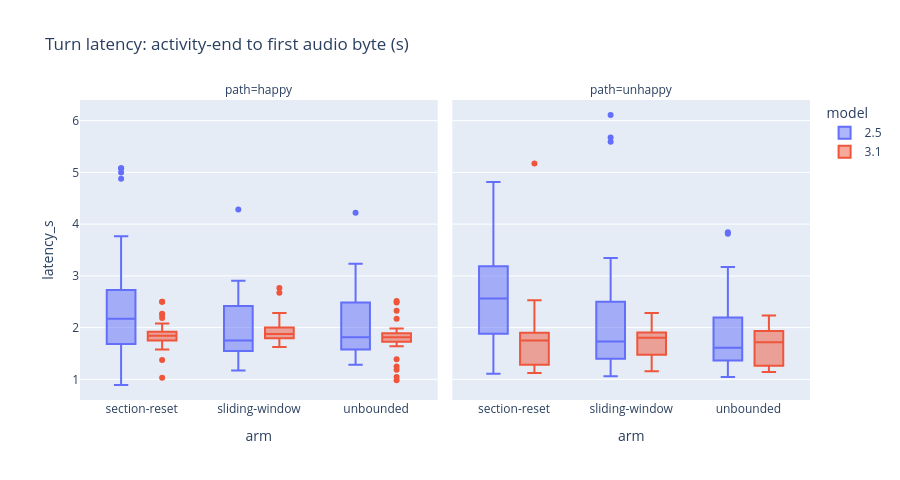

This figure's notebook cell:
### Markdown cell above
## 5. Latency

Per-turn responsiveness by arm (the metric a voice product lives on). Two
verified facts: **eviction events cost nothing in latency** (medians flat
before/after first eviction; the lib's split method), and section restarts add
their own pause at boundaries (not shown here: the restart greeting wait).
2.5 vs 3.1 medians are close on this harness; the production complaint about
3.1 is its end-to-end audio-path latency, not measured here.

### Code cell
lt = turns.dropna(subset=['latency_s'])
fig = px.box(lt, x='arm', y='latency_s', color='model', facet_col='path', height=480,
             title='Turn latency: activity-end to first audio byte (s)')
fig.show()
display(L.latency_summary(turns).style.format({'median': '{:.2f}s', 'p90': '{:.2f}s'}))

### Figure 1 — Plotly figure (JSON) as saved in the notebook; plotly's stock layout.template omitted (floating-point values rounded to 4 significant figures; data arrays with more than 128 entries replaced by an {"elided": "..."} marker saying what was removed)
{"data": [{"alignmentgroup": "True", "hovertemplate": "model=2.5<br>path=happy<br>arm=%{x}<br>latency_s=%{y}<extra></extra>", "legendgroup": "2.5", "marker": {"color": "#636efa"}, "name": "2.5", "notched": false, "offsetgroup": "2.5", "orientation": "v", "showlegend": true, "type": "box", "x": ["section-reset", "section-reset", "section-reset", "section-reset", "section-reset", "section-reset", "section-reset", "section-reset", "section-reset", "section-reset", "section-reset", "section-reset", "section-reset", "section-reset", "section-reset", "section-reset", "section-reset", "section-reset", "section-reset", "section-reset", "section-reset", "section-reset", "section-reset", "section-reset", "section-reset", "section-reset", "section-reset", "section-reset", "section-reset", "section-reset", "section-reset", "section-reset", "section-reset", "section-reset", "section-reset", "section-reset", "section-reset", "section-reset", "section-reset", "sliding-window", "sliding-window", "sliding-window", "sliding-window", "sliding-window", "sliding-window", "sliding-window", "sliding-window", "sliding-window", "sliding-window", "sliding-window", "sliding-window", "sliding-window", "sliding-window", "sliding-window", "sliding-window", "sliding-window", "sliding-window", "sliding-window", "sliding-window", "sliding-window", "sliding-window", "sliding-window", "sliding-window", "sliding-window", "sliding-window", "sliding-window", "sliding-window", "sliding-window", "sliding-window", "sliding-window", "sliding-window", "sliding-window", "sliding-window", "sliding-window", "sliding-window", "sliding-window", "sliding-window", "sliding-window", "unbounded", "unbounded", "unbounded", "unbounded", "unbounded", "unbounded", "unbounded", "unbounded", "unbounded", "unbounded", "unbounded", "unbounded", "unbounded", "unbounded", "unbounded", "unbounded", "unbounded", "unbounded", "unbounded", "unbounded", "unbounded", "unbounded", "unbounded", "unbounded", "unbounded", "unbounded", "unbounded", "unbounded", "unbounded", "unbounded", "unbounded", "unbounded", "unbounded", "unbounded", "unbounded", "unbounded", "unbounded", "unbounded", "unbounded"], "x0": " ", "xaxis": "x", "y": [2.532, 2.5, 2.25, 2.062, 1.531, 2.093, 1.5, 2.281, 3.656, 2.39, 3.765, 2.453, 2.0, 2.39, 1.5, 2.766, 1.484, 2.641, 2.75, 2.172, 1.719, 2.156, 5.078, 2.657, 4.875, 3.219, 2.937, 1.89, 1.797, 0.891, 1.469, 1.953, 5.0, 5.078, 1.672, 1.203, 1.531, 1.047, 1.828, 2.407, 2.641, 1.766, 2.172, 1.422, 2.344, 1.578, 2.359, 1.485, 2.656, 1.484, 2.484, 1.438, 2.406, 1.672, 2.64, 1.657, 2.5, 1.438, 1.953, 1.547, 2.906, 1.625, 4.282, 2.234, 2.531, 1.438, 2.828, 2.0, 1.171, 1.546, 1.75, 1.563, 2.422, 1.671, 1.531, 1.64, 1.547, 1.703, 2.437, 2.344, 1.453, 2.031, 1.688, 2.407, 1.625, 2.328, 1.516, 2.531, 1.703, 2.297, 1.516, 1.515, 1.813, 2.219, 2.531, 2.187, 4.219, 2.203, 1.641, 2.547, 1.594, 2.719, 1.579, 3.094, 1.609, 2.89, 2.954, 1.282, 1.578, 1.593, 1.687, 2.5, 3.234, 1.516, 1.453, 1.578, 1.516], "y0": " ", "yaxis": "y"}, {"alignmentgroup": "True", "hovertemplate": "model=2.5<br>path=unhappy<br>arm=%{x}<br>latency_s=%{y}<extra></extra>", "legendgroup": "2.5", "marker": {"color": "#636efa"}, "name": "2.5", "notched": false, "offsetgroup": "2.5", "orientation": "v", "showlegend": false, "type": "box", "x": {"elided": "226 str values"}, "x0": " ", "xaxis": "x2", "y": {"elided": "226 float values"}, "y0": " ", "yaxis": "y2"}, {"alignmentgroup": "True", "hovertemplate": "model=3.1<br>path=happy<br>arm=%{x}<br>latency_s=%{y}<extra></extra>", "legendgroup": "3.1", "marker": {"color": "#EF553B"}, "name": "3.1", "notched": false, "offsetgroup": "3.1", "orientation": "v", "showlegend": true, "type": "box", "x": ["section-reset", "section-reset", "section-reset", "section-reset", "section-reset", "section-reset", "section-reset", "section-reset", "section-reset", "section-reset", "section-reset", "section-reset", "section-reset", "section-reset", "section-reset", "section-reset", "section-reset", "section-reset", "section-reset", "section-reset", "section-reset", "section-reset", "section-reset", "section-reset", "section-reset", "section-reset", "section-reset", "section-reset", "section-reset", "section-reset", "section-reset", "section-reset", "section-reset", "section-reset", "section-reset", "section-reset", "section-reset", "section-reset", "section-reset", "section-reset", "sliding-window", "sliding-window", "sliding-window", "sliding-window", "sliding-window", "sliding-window", "sliding-window", "sliding-window", "sliding-window", "sliding-window", "sliding-window", "sliding-window", "sliding-window", "sliding-window", "sliding-window", "sliding-window", "sliding-window", "sliding-window", "sliding-window", "sliding-window", "sliding-window", "sliding-window", "sliding-window", "sliding-window", "sliding-window", "sliding-window", "sliding-window", "sliding-window", "sliding-window", "sliding-window", "sliding-window", "sliding-window", "sliding-window", "sliding-window", "sliding-window", "sliding-window", "sliding-window", "sliding-window", "sliding-window", "sliding-window", "unbounded", "unbounded", "unbounded", "unbounded", "unbounded", "unbounded", "unbounded", "unbounded", "unbounded", "unbounded", "unbounded", "unbounded", "unbounded", "unbounded", "unbounded", "unbounded", "unbounded", "unbounded", "unbounded", "unbounded", "unbounded", "unbounded", "unbounded", "unbounded", "unbounded", "unbounded", "unbounded", "unbounded", "unbounded", "unbounded", "unbounded", "unbounded", "unbounded", "unbounded", "unbounded", "unbounded", "unbounded", "unbounded", "unbounded", "unbounded"], "x0": " ", "xaxis": "x", "y": [1.812, 1.843, 2.015, 1.703, 1.657, 1.922, 1.75, 1.922, 1.844, 2.5, 2.5, 2.25, 1.922, 1.797, 1.765, 1.907, 1.844, 2.266, 1.922, 1.75, 1.734, 2.187, 1.031, 1.765, 1.938, 1.797, 1.578, 1.719, 1.75, 1.875, 1.375, 1.843, 2.078, 1.859, 1.704, 1.75, 1.937, 1.734, 1.828, 1.859, 1.781, 1.812, 1.875, 1.921, 1.625, 1.781, 1.828, 2.125, 1.984, 1.781, 2.015, 1.859, 1.907, 2.0, 2.078, 1.766, 1.734, 1.844, 2.047, 1.813, 1.672, 2.0, 1.687, 1.75, 1.813, 1.813, 1.719, 1.906, 1.875, 1.844, 1.906, 1.891, 2.062, 1.844, 2.0, 2.766, 2.281, 1.969, 1.891, 2.672, 1.75, 1.813, 1.875, 1.797, 1.671, 1.875, 1.735, 1.797, 2.516, 1.75, 2.172, 2.328, 1.828, 1.985, 1.797, 1.828, 1.718, 1.797, 1.25, 1.906, 0.985, 1.844, 1.047, 1.641, 1.187, 1.985, 1.765, 1.843, 1.719, 1.968, 1.39, 1.969, 1.828, 1.828, 1.64, 1.797, 2.485, 1.953, 1.813, 1.844], "y0": " ", "yaxis": "y"}, {"alignmentgroup": "True", "hovertemplate": "model=3.1<br>path=unhappy<br>arm=%{x}<br>latency_s=%{y}<extra></extra>", "legendgroup": "3.1", "marker": {"color": "#EF553B"}, "name": "3.1", "notched": false, "offsetgroup": "3.1", "orientation": "v", "showlegend": false, "type": "box", "x": {"elided": "179 str values"}, "x0": " ", "xaxis": "x2", "y": {"elided": "179 float values"}, "y0": " ", "yaxis": "y2"}], "layout": {"annotations": [{"font": {}, "showarrow": false, "text": "path=happy", "x": 0.245, "xanchor": "center", "xref": "paper", "y": 1.0, "yanchor": "bottom", "yref": "paper"}, {"font": {}, "showarrow": false, "text": "path=unhappy", "x": 0.755, "xanchor": "center", "xref": "paper", "y": 1.0, "yanchor": "bottom", "yref": "paper"}], "boxmode": "group", "height": 480, "legend": {"title": {"text": "model"}, "tracegroupgap": 0}, "title": {"text": "Turn latency: activity-end to first audio byte (s)"}, "xaxis": {"anchor": "y", "domain": [0.0, 0.49], "title": {"text": "arm"}}, "xaxis2": {"anchor": "y2", "domain": [0.51, 1.0], "matches": "x", "title": {"text": "arm"}}, "yaxis": {"anchor": "x", "domain": [0.0, 1.0], "title": {"text": "latency_s"}}, "yaxis2": {"anchor": "x2", "domain": [0.0, 1.0], "matches": "y", "showticklabels": false}}}
